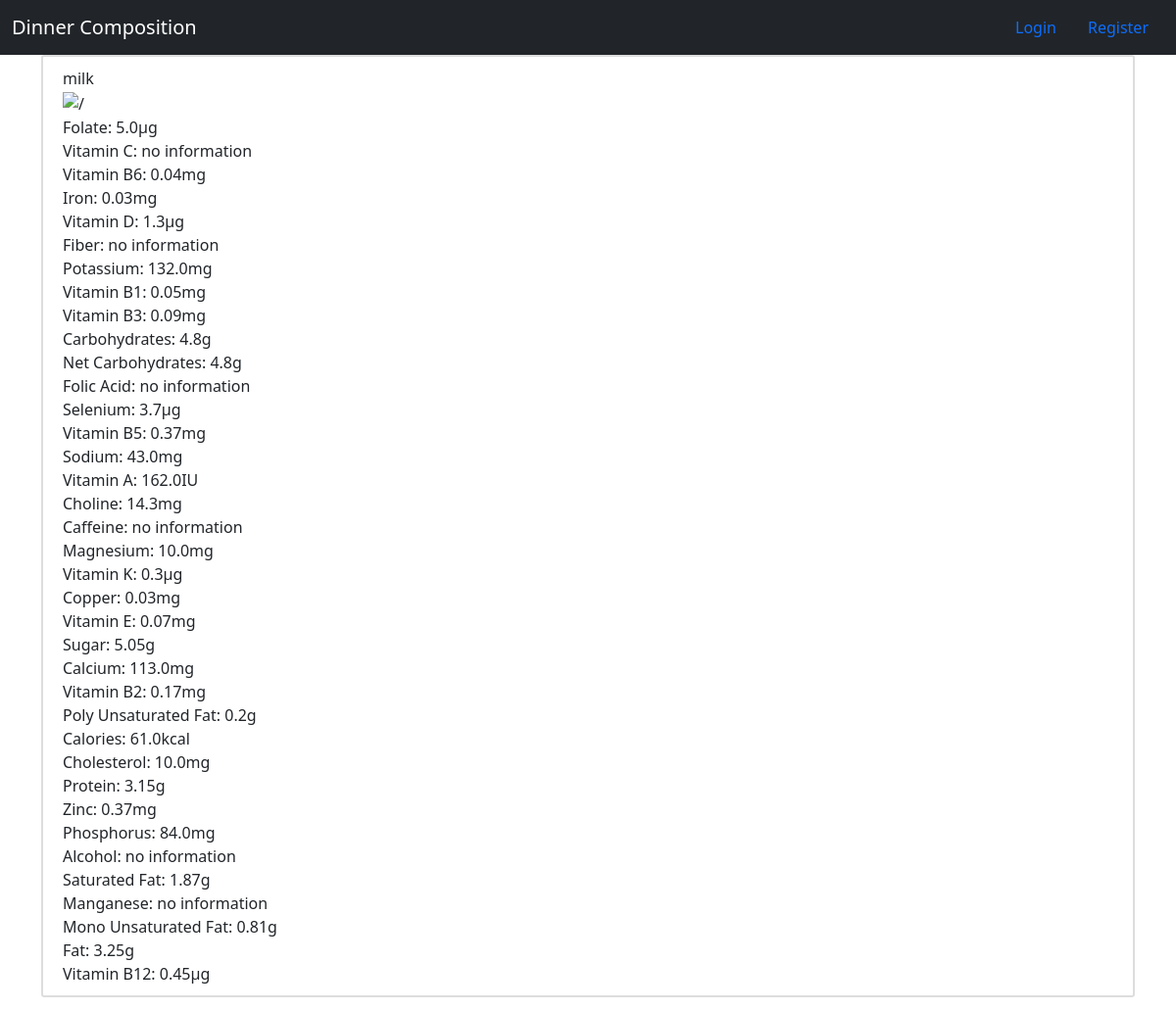
Page /detail/1077/ on the committed database.
### myapp/models.py (models this page shows, shortened)
class Product(models.Model):
    name = models.CharField(max_length=60)
    image_name = models.CharField(max_length=60)
    api_id = models.IntegerField(primary_key=True, unique=True)

class Nutrient(models.Model):
    name = models.CharField(max_length=60)
    amount = models.FloatField(max_length=60, null=True)
    unit = models.CharField(max_length=10, null=True)
    product = models.ForeignKey(
        Product, on_delete=models.CASCADE, related_name='nutrients')
    def __str__(self):
        if not self.amount:
            return f'{self.name}: no information'
        return f'{self.name}: {self.amount}{self.unit}'

### myapp/views.py (the view)
# urls.py: path('detail/<int:api_id>/', views.detail, name='detail'),
def detail(request,  *args, **kwargs):
    api_id = kwargs['api_id']
    product = Product.objects.filter(api_id=api_id).first()
    if not Nutrient.objects.filter(product__api_id=api_id).exists():
        product, nutrients = fetch_details(api_id, product)
    else:
        product = Product.objects.filter(api_id=api_id).first()
        nutrients = Nutrient.objects.filter(product=product)
    context = {
        'product': product,
        'image': f'{IMAGE_URL}/{product.image_name}',
        'nutrients': nutrients
    }
    return render(request, 'myapp/detail.html', context)

### myapp/templates/myapp/detail.html
{% extends "myapp/base.html" %}
{% block content %}
<div class="content-section">
    <div class="tile">
        <span>
            {{product.name}}
        </span>
    </div>
    <section class="details">
        <div class='image-container'>
            <img src="{{image}}" alt={{image.image_name}} />
        </div>
        <div>
            {% for nutrient in nutrients %}
            <span>{{nutrient}}</span></br>
            {% endfor %}
        </div>
    </section>
</div>
{% endblock content %}

### myapp/static/myapp/main.css (style rules this page uses)
.content-section { background: #ffffff; padding: 10px 20px; border: 2px solid #dddddd; border-radius: 3px; margin-bottom: 20px; }

### rows in the picture
Product: name "milk"
Nutrient: amount+name+unit "Folate: 5.0µg"
Nutrient: amount+name "Vitamin C: no information"
Nutrient: amount+name+unit "Vitamin B6: 0.04mg"
Nutrient: amount+name+unit "Iron: 0.03mg"
Nutrient: amount+name+unit "Vitamin D: 1.3µg"
Nutrient: amount+name "Fiber: no information"
Nutrient: amount+name+unit "Potassium: 132.0mg"
Nutrient: amount+name+unit "Vitamin B1: 0.05mg"
Nutrient: amount+name+unit "Vitamin B3: 0.09mg"
Nutrient: amount+name+unit "Carbohydrates: 4.8g"
Nutrient: amount+name+unit "Net Carbohydrates: 4.8g"
Nutrient: amount+name "Folic Acid: no information"
Nutrient: amount+name+unit "Selenium: 3.7µg"
Nutrient: amount+name+unit "Vitamin B5: 0.37mg"
Nutrient: amount+name+unit "Sodium: 43.0mg"
Nutrient: amount+name+unit "Vitamin A: 162.0IU"
Nutrient: amount+name+unit "Choline: 14.3mg"
Nutrient: amount+name "Caffeine: no information"
Nutrient: amount+name+unit "Magnesium: 10.0mg"
Nutrient: amount+name+unit "Vitamin K: 0.3µg"
Nutrient: amount+name+unit "Copper: 0.03mg"
Nutrient: amount+name+unit "Vitamin E: 0.07mg"
Nutrient: amount+name+unit "Sugar: 5.05g"
Nutrient: amount+name+unit "Calcium: 113.0mg"
Nutrient: amount+name+unit "Vitamin B2: 0.17mg"
Nutrient: amount+name+unit "Poly Unsaturated Fat: 0.2g"
Nutrient: amount+name+unit "Calories: 61.0kcal"
Nutrient: amount+name+unit "Cholesterol: 10.0mg"
Nutrient: amount+name+unit "Protein: 3.15g"
Nutrient: amount+name+unit "Zinc: 0.37mg"
Nutrient: amount+name+unit "Phosphorus: 84.0mg"
Nutrient: amount+name "Alcohol: no information"
Nutrient: amount+name+unit "Saturated Fat: 1.87g"
Nutrient: amount+name "Manganese: no information"
Nutrient: amount+name+unit "Mono Unsaturated Fat: 0.81g"
Nutrient: amount+name+unit "Fat: 3.25g"
Nutrient: amount+name+unit "Vitamin B12: 0.45µg"
